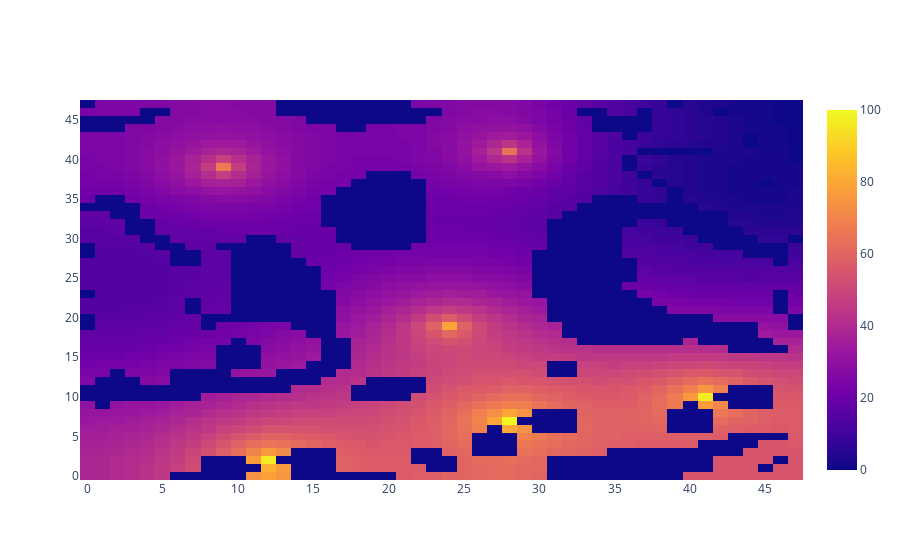

The code cell stored with this chart in its notebook:
### Code cell
import plotly.graph_objects as go

fig = go.Figure()
fig.add_trace(go.Heatmap(z=rubble))
fig.show()

### Figure 1 — Plotly figure (JSON) as saved in the notebook; plotly's stock layout.template omitted (floating-point values rounded to 4 significant figures; data arrays with more than 128 entries replaced by an {"elided": "..."} marker saying what was removed)
{"data": [{"type": "heatmap", "z": {"elided": "48x48 int values"}}], "layout": {"autosize": true, "xaxis": {"autorange": true, "range": [-0.5, 47.5]}, "yaxis": {"autorange": true, "range": [-0.5, 47.5]}}}
